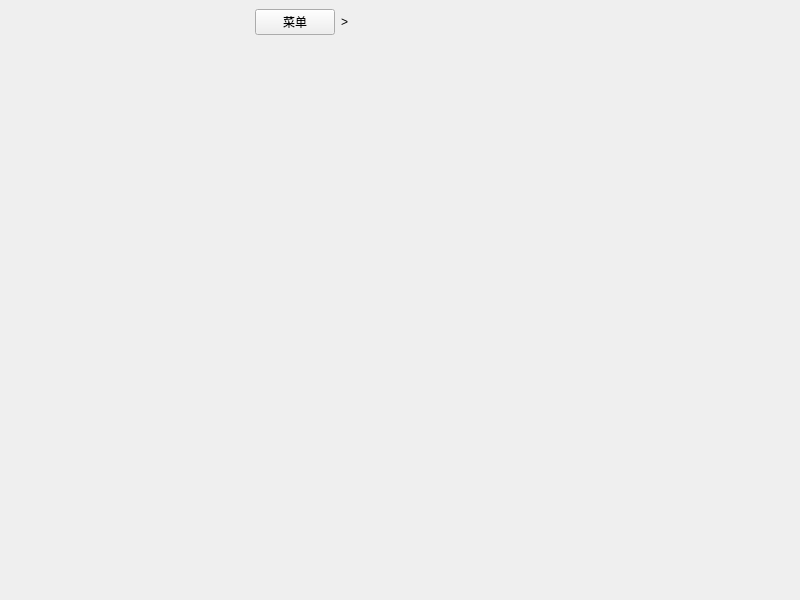
<?xml version="1.0" encoding="UTF-8"?>
<ui version="4.0">
 <class>Main</class>
 <widget class="QMainWindow" name="Main">
  <property name="geometry">
   <rect>
    <x>0</x>
    <y>0</y>
    <width>800</width>
    <height>600</height>
   </rect>
  </property>
  <property name="windowTitle">
   <string>JMComic</string>
  </property>
  <widget class="QWidget" name="centralwidget">
   <layout class="QHBoxLayout" name="horizontalLayout">
    <property name="leftMargin">
     <number>0</number>
    </property>
    <property name="topMargin">
     <number>0</number>
    </property>
    <property name="rightMargin">
     <number>0</number>
    </property>
    <property name="bottomMargin">
     <number>0</number>
    </property>
    <item>
     <widget class="QStackedWidget" name="totalStackWidget">
      <widget class="QWidget" name="subMainWindow">
       <layout class="QHBoxLayout" name="horizontalLayout_2">
        <item>
         <widget class="NavigationWidget" name="navigationWidget" native="true">
          <property name="minimumSize">
           <size>
            <width>240</width>
            <height>0</height>
           </size>
          </property>
          <property name="maximumSize">
           <size>
            <width>280</width>
            <height>16777215</height>
           </size>
          </property>
         </widget>
        </item>
        <item>
         <layout class="QVBoxLayout" name="verticalLayout">
          <item>
           <layout class="QHBoxLayout" name="horizontalLayout_3">
            <item>
             <layout class="QHBoxLayout" name="menuLayout">
              <item>
               <widget class="QPushButton" name="menuButton">
                <property name="text">
                 <string>菜单</string>
                </property>
               </widget>
              </item>
              <item>
               <widget class="QLabel" name="label">
                <property name="text">
                 <string>&gt;</string>
                </property>
               </widget>
              </item>
             </layout>
            </item>
            <item>
             <spacer name="horizontalSpacer">
              <property name="orientation">
               <enum>Qt::Horizontal</enum>
              </property>
              <property name="sizeHint" stdset="0">
               <size>
                <width>40</width>
                <height>20</height>
               </size>
              </property>
             </spacer>
            </item>
           </layout>
          </item>
          <item>
           <widget class="AnimationStackWidget" name="subStackWidget">
            <widget class="IndexView" name="indexView"/>
            <widget class="WeekView" name="weekView"/>
            <widget class="LocalReadAllView" name="localReadAllView"/>
            <widget class="LocalReadEpsView" name="localReadEpsView"/>
            <widget class="LocalReadView" name="localReadView"/>
            <widget class="DownloadAllView" name="downloadAllView"/>
            <widget class="HelpView" name="helpView"/>
            <widget class="SettingView" name="settingView"/>
            <widget class="SearchView" name="searchView"/>
            <widget class="SearchView" name="searchView2"/>
            <widget class="FavoriteView" name="favorityView"/>
            <widget class="BookInfoView" name="bookInfoView"/>
            <widget class="Waifu2xToolView" name="waifu2xToolView"/>
            <widget class="BookEpsView" name="bookEpsView"/>
            <widget class="CommentView" name="commentView"/>
            <widget class="SubCommentView" name="subCommentView"/>
            <widget class="DownloadView" name="downloadView"/>
            <widget class="AllCommentView" name="allCommentView"/>
            <widget class="CategoryView" name="categoryView"/>
            <widget class="HistoryView" name="historyView"/>
            <widget class="RemoteHistoryView" name="remoteHistoryView"/>
            <widget class="MyCommentView" name="myCommentView"/>
            <widget class="LocalFavoriteView" name="localFavoriteView"/>
           </widget>
          </item>
         </layout>
        </item>
       </layout>
      </widget>
      <widget class="ReadView" name="readView"/>
     </widget>
    </item>
   </layout>
  </widget>
 </widget>
 <customwidgets>
  <customwidget>
   <class>ReadView</class>
   <extends>QWidget</extends>
   <header location="global">view.read.read_view.h</header>
   <container>1</container>
  </customwidget>
  <customwidget>
   <class>SettingView</class>
   <extends>QWidget</extends>
   <header location="global">view.setting.setting_view.h</header>
   <container>1</container>
  </customwidget>
  <customwidget>
   <class>DownloadView</class>
   <extends>QWidget</extends>
   <header location="global">view.download.download_view.h</header>
   <container>1</container>
  </customwidget>
  <customwidget>
   <class>NavigationWidget</class>
   <extends>QWidget</extends>
   <header location="global">component.widget.navigation_widget.h</header>
   <container>1</container>
  </customwidget>
  <customwidget>
   <class>AnimationStackWidget</class>
   <extends>QStackedWidget</extends>
   <header location="global">component.widget.animation_stack_widget.h</header>
   <container>1</container>
  </customwidget>
  <customwidget>
   <class>SearchView</class>
   <extends>QWidget</extends>
   <header location="global">view.search.search_view.h</header>
   <container>1</container>
  </customwidget>
  <customwidget>
   <class>FavoriteView</class>
   <extends>QWidget</extends>
   <header location="global">view.user.favorite_view.h</header>
   <container>1</container>
  </customwidget>
  <customwidget>
   <class>HistoryView</class>
   <extends>QWidget</extends>
   <header location="global">view.history.history_view.h</header>
   <container>1</container>
  </customwidget>
  <customwidget>
   <class>BookInfoView</class>
   <extends>QWidget</extends>
   <header>view.info.book_info_view.h</header>
   <container>1</container>
  </customwidget>
  <customwidget>
   <class>Waifu2xToolView</class>
   <extends>QWidget</extends>
   <header location="global">view.tool.waifu2x_tool_view.h</header>
   <container>1</container>
  </customwidget>
  <customwidget>
   <class>HelpView</class>
   <extends>QWidget</extends>
   <header location="global">view.help.help_view.h</header>
   <container>1</container>
  </customwidget>
  <customwidget>
   <class>CommentView</class>
   <extends>QWidget</extends>
   <header location="global">view.comment.comment_view.h</header>
   <container>1</container>
  </customwidget>
  <customwidget>
   <class>LocalReadEpsView</class>
   <extends>QWidget</extends>
   <header location="global">view.tool.local_read_eps_view.h</header>
   <container>1</container>
  </customwidget>
  <customwidget>
   <class>IndexView</class>
   <extends>QWidget</extends>
   <header location="global">view.index.index_view.h</header>
   <container>1</container>
  </customwidget>
  <customwidget>
   <class>BookEpsView</class>
   <extends>QWidget</extends>
   <header location="global">view.info.book_eps_view.h</header>
   <container>1</container>
  </customwidget>
  <customwidget>
   <class>SubCommentView</class>
   <extends>QWidget</extends>
   <header location="global">view.comment.sub_comment_view.h</header>
   <container>1</container>
  </customwidget>
  <customwidget>
   <class>AllCommentView</class>
   <extends>QWidget</extends>
   <header location="global">view.comment.all_comment_view.h</header>
   <container>1</container>
  </customwidget>
  <customwidget>
   <class>CategoryView</class>
   <extends>QWidget</extends>
   <header location="global">view.category.category_view.h</header>
   <container>1</container>
  </customwidget>
  <customwidget>
   <class>MyCommentView</class>
   <extends>QWidget</extends>
   <header location="global">view.comment.my_comment_view.h</header>
   <container>1</container>
  </customwidget>
  <customwidget>
   <class>RemoteHistoryView</class>
   <extends>QWidget</extends>
   <header location="global">view.history.remote_history_view.h</header>
   <container>1</container>
  </customwidget>
  <customwidget>
   <class>DownloadAllView</class>
   <extends>QWidget</extends>
   <header location="global">view.download.download_all_view.h</header>
   <container>1</container>
  </customwidget>
  <customwidget>
   <class>LocalFavoriteView</class>
   <extends>QWidget</extends>
   <header location="global">view.user.local_favorite_view.h</header>
   <container>1</container>
  </customwidget>
  <customwidget>
   <class>LocalReadAllView</class>
   <extends>QWidget</extends>
   <header>view.tool.local_read_all_view.h</header>
   <container>1</container>
  </customwidget>
  <customwidget>
   <class>LocalReadView</class>
   <extends>QWidget</extends>
   <header location="global">view.tool.local_read_view.h</header>
   <container>1</container>
  </customwidget>
  <customwidget>
   <class>WeekView</class>
   <extends>QWidget</extends>
   <header location="global">view.index.week_view.h</header>
   <container>1</container>
  </customwidget>
 </customwidgets>
 <resources/>
 <connections/>
</ui>
